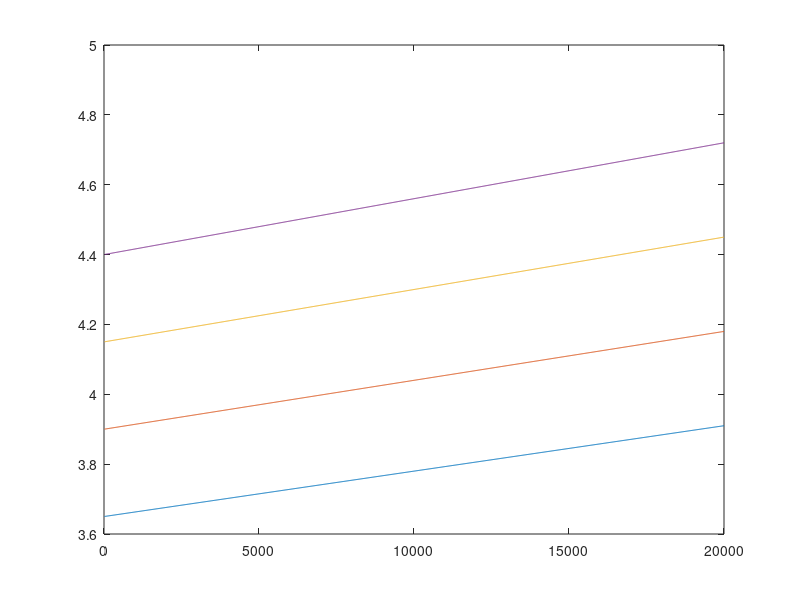

MATLAB code to generate this figure:
rset_act = 250000;
dpot_r = 20000;
dpot_steps = 2^10;


for i = [-37e-6:1e-6:-34e-6]

for r = [1:dpot_steps]
 
 r_pot(r) = dpot_r * r / dpot_steps;
 vout(r) = (rset_act + r_pot(r)) * (i + 50e-6) + 0.4;
 
endfor

plot(r_pot,vout);

hold on;

endfor